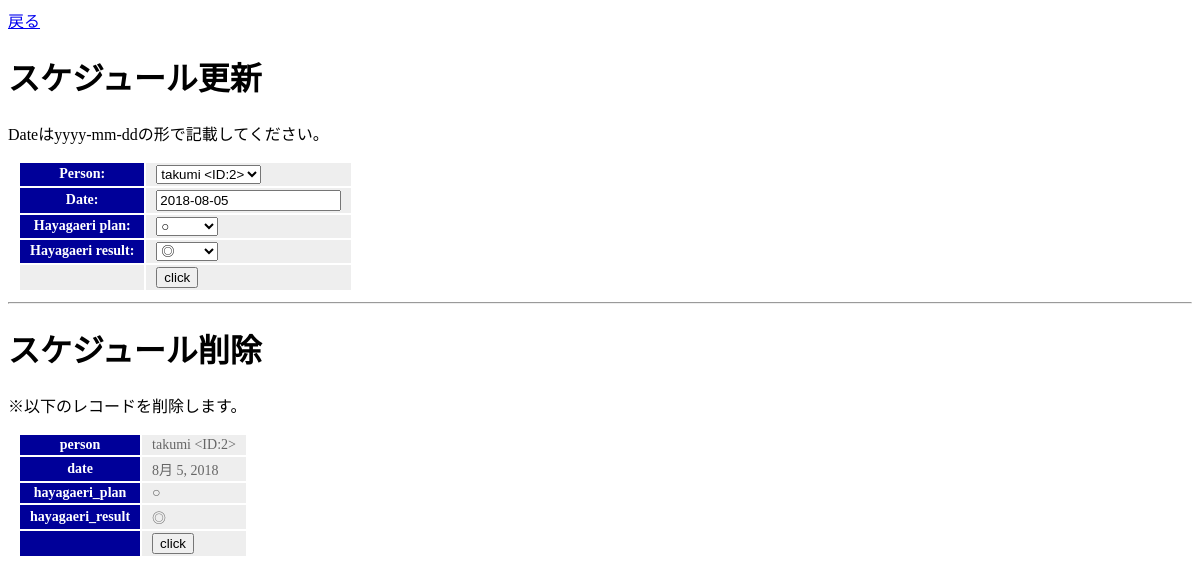
Page /ryouhou/2 on the committed database.
### app_month_hayagaeri/models.py (models this page shows, shortened)
class Schedule(models.Model):
    person = models.ForeignKey(Person, on_delete=models.CASCADE)
    date = models.DateField()
    hayagaeri_plan = models.ForeignKey(HayagaeriPlan, on_delete=models.CASCADE)
    hayagaeri_result = models.ForeignKey(HayagaeriResult, on_delete=models.CASCADE)
    start_time = models.TimeField('開始時間', default=datetime.time(7, 0, 0))
    created_at = models.DateTimeField('作成日', default=timezone.now)

class Person(models.Model):
    name = models.CharField('氏名', max_length=50)
    def __str__(self):
        return str(self.name) + ' <ID:' + str(self.id) + '>'

class HayagaeriPlan(models.Model):
    plan = models.CharField('早帰り予定', max_length=50)
    def __str__(self):
        return str(self.plan)

class HayagaeriResult(models.Model):
    result = models.CharField('早帰り実績', max_length=50)
    def __str__(self):
        return str(self.result)

### app_month_hayagaeri/views.py (the view, shortened to what this page needs)
def ryouhou(request, num):
    ob = Schedule.objects.get(id=num)
    params = {
        'title': 'スケジュール更新or削除',
        'title_update': 'スケジュール更新',
        'title_delete': 'スケジュール削除',
        'id':num,
        'form': ScheduleForm(instance=ob),
        'obj': ob,
    }
    return render(request, 'app_month_hayagaeri/ryouhou.html', params)

### app_month_hayagaeri/forms.py
class ScheduleForm(forms.ModelForm):
    class Meta:
        model = Schedule
        fields = ['person','date','hayagaeri_plan','hayagaeri_result']

### app_month_hayagaeri/templates/app_month_hayagaeri/ryouhou.html (shortened to what this page needs)
{% load static %}
<!doctype html>
<html lang="ja">
<head>
    <link rel="stylesheet" type="text/css" href="{% static 'app_month_hayagaeri/css/style.css' %}" />
    <a href="{% url 'month_with_schedule' %}">戻る</a>
</head>
<body>
    <h1>{{title_update}}</h1>
    <p>Dateはyyyy-mm-ddの形で記載してください。</p>
    <table>
        <form action="{% url 'ryouhou' id %}" method="post">
        {{ form.as_table }}
        <tr><td></td><td><input type="submit" name="r_update" value="click"></td></tr>
        </form>
    </table>
    <hr>
    <h1>{{title_delete}}</h1>
    <p>※以下のレコードを削除します。</p>
    <table>
        <tr><th>person</th><td>{{obj.person}}</td></tr>
        <tr><th>date</th><td>{{obj.date}}</td></tr>
        <tr><th>hayagaeri_plan</th><td>{{obj.hayagaeri_plan}}</td></tr>
        <tr><th>hayagaeri_result</th><td>{{obj.hayagaeri_result}}</td></tr>
        <form action="{% url 'ryouhou' id %}" method="post">
        <tr><th></th><td><input type="submit" name="r_delete" value="click"></td></tr>
        </form>
    </table>
</body>
</html>

### app_month_hayagaeri/static/app_month_hayagaeri/css/style.css (style rules this page uses)
table { margin:10px; font-size:14px; }
table tr th { background-color:#009; color:white; padding:2px 10px; border-size:2px; }
table tr td { background-color:#eee; color:#666; padding:2px 10px; border-size:2px; }

### rows in the picture
Schedule: person "takumi <ID:2>", date "8月 5, 2018", hayagaeri_plan "○", hayagaeri_result "◎"

### other values in the picture
{{ title_update }} "スケジュール更新"
{{ title_delete }} "スケジュール削除"
